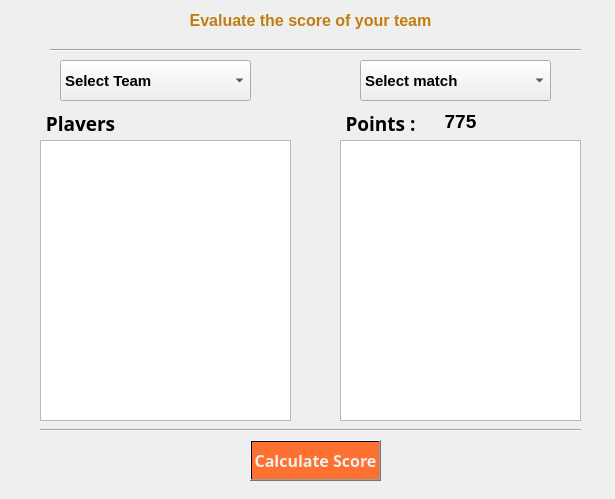
<?xml version="1.0" encoding="UTF-8"?>
<ui version="4.0">
 <class>Evaluate</class>
 <widget class="QWidget" name="Evaluate">
  <property name="geometry">
   <rect>
    <x>0</x>
    <y>0</y>
    <width>615</width>
    <height>499</height>
   </rect>
  </property>
  <property name="windowTitle">
   <string>Form</string>
  </property>
  <widget class="QLabel" name="label">
   <property name="geometry">
    <rect>
     <x>100</x>
     <y>0</y>
     <width>421</width>
     <height>41</height>
    </rect>
   </property>
   <property name="font">
    <font>
     <family>Ubuntu</family>
     <pointsize>25</pointsize>
    </font>
   </property>
   <property name="text">
    <string>&lt;html&gt;&lt;head/&gt;&lt;body&gt;&lt;p align=&quot;center&quot;&gt;&lt;span style=&quot; font-size:12pt; font-weight:600; color:#c17d11;&quot;&gt;Evaluate the score of your team&lt;/span&gt;&lt;/p&gt;&lt;/body&gt;&lt;/html&gt;</string>
   </property>
  </widget>
  <widget class="QComboBox" name="cb_1">
   <property name="geometry">
    <rect>
     <x>60</x>
     <y>60</y>
     <width>191</width>
     <height>41</height>
    </rect>
   </property>
   <property name="font">
    <font>
     <family>Ubuntu</family>
     <pointsize>11</pointsize>
     <weight>75</weight>
     <bold>true</bold>
    </font>
   </property>
   <item>
    <property name="text">
     <string>Select Team</string>
    </property>
   </item>
   <item>
    <property name="text">
     <string>Pegasis</string>
    </property>
   </item>
   <item>
    <property name="text">
     <string>Tigers</string>
    </property>
   </item>
   <item>
    <property name="text">
     <string>Rnagers</string>
    </property>
   </item>
   <item>
    <property name="text">
     <string/>
    </property>
   </item>
  </widget>
  <widget class="QComboBox" name="cb_2">
   <property name="geometry">
    <rect>
     <x>360</x>
     <y>60</y>
     <width>191</width>
     <height>41</height>
    </rect>
   </property>
   <property name="font">
    <font>
     <family>Ubuntu</family>
     <pointsize>11</pointsize>
     <weight>75</weight>
     <bold>true</bold>
    </font>
   </property>
   <item>
    <property name="text">
     <string>Select match</string>
    </property>
   </item>
   <item>
    <property name="text">
     <string>Match-1</string>
    </property>
   </item>
   <item>
    <property name="text">
     <string>Match-2</string>
    </property>
   </item>
   <item>
    <property name="text">
     <string>Match-3</string>
    </property>
   </item>
   <item>
    <property name="text">
     <string>Match-4</string>
    </property>
   </item>
   <item>
    <property name="text">
     <string/>
    </property>
   </item>
  </widget>
  <widget class="Line" name="line">
   <property name="geometry">
    <rect>
     <x>50</x>
     <y>40</y>
     <width>531</width>
     <height>20</height>
    </rect>
   </property>
   <property name="font">
    <font>
     <family>Raleway</family>
     <pointsize>15</pointsize>
     <weight>75</weight>
     <bold>true</bold>
    </font>
   </property>
   <property name="orientation">
    <enum>Qt::Horizontal</enum>
   </property>
  </widget>
  <widget class="QListWidget" name="list_1">
   <property name="geometry">
    <rect>
     <x>40</x>
     <y>140</y>
     <width>251</width>
     <height>281</height>
    </rect>
   </property>
   <property name="font">
    <font>
     <family>URW Gothic L</family>
     <pointsize>13</pointsize>
     <weight>75</weight>
     <bold>true</bold>
    </font>
   </property>
  </widget>
  <widget class="QListWidget" name="list_2">
   <property name="geometry">
    <rect>
     <x>340</x>
     <y>140</y>
     <width>241</width>
     <height>281</height>
    </rect>
   </property>
   <property name="font">
    <font>
     <family>URW Gothic L</family>
     <pointsize>13</pointsize>
     <weight>75</weight>
     <bold>true</bold>
    </font>
   </property>
  </widget>
  <widget class="QPushButton" name="pb">
   <property name="geometry">
    <rect>
     <x>250</x>
     <y>440</y>
     <width>131</width>
     <height>41</height>
    </rect>
   </property>
   <property name="font">
    <font>
     <family>Raleway</family>
     <pointsize>12</pointsize>
     <weight>75</weight>
     <bold>true</bold>
    </font>
   </property>
   <property name="styleSheet">
    <string notr="true">background-color: qlineargradient(spread:reflect, x1:0.311316, y1:0.375, x2:0.658, y2:0.693, stop:0.603448 rgba(255, 92, 18, 221));
color: rgb(238, 238, 236);</string>
   </property>
   <property name="text">
    <string>Calculate Score</string>
   </property>
  </widget>
  <widget class="Line" name="line_2">
   <property name="geometry">
    <rect>
     <x>40</x>
     <y>420</y>
     <width>541</width>
     <height>20</height>
    </rect>
   </property>
   <property name="font">
    <font>
     <family>Raleway</family>
     <pointsize>15</pointsize>
     <weight>75</weight>
     <bold>true</bold>
    </font>
   </property>
   <property name="styleSheet">
    <string notr="true">color: qlineargradient(spread:reflect, x1:0.311316, y1:0.375, x2:0.658, y2:0.693, stop:0.603448 rgba(0, 0, 0, 221));</string>
   </property>
   <property name="orientation">
    <enum>Qt::Horizontal</enum>
   </property>
  </widget>
  <widget class="QLabel" name="label_2">
   <property name="geometry">
    <rect>
     <x>40</x>
     <y>110</y>
     <width>81</width>
     <height>21</height>
    </rect>
   </property>
   <property name="font">
    <font>
     <family>Raleway</family>
     <pointsize>14</pointsize>
     <weight>75</weight>
     <bold>true</bold>
    </font>
   </property>
   <property name="text">
    <string>&lt;html&gt;&lt;head/&gt;&lt;body&gt;&lt;p align=&quot;center&quot;&gt;Players&lt;/p&gt;&lt;/body&gt;&lt;/html&gt;</string>
   </property>
  </widget>
  <widget class="QLabel" name="label_3">
   <property name="geometry">
    <rect>
     <x>340</x>
     <y>110</y>
     <width>81</width>
     <height>21</height>
    </rect>
   </property>
   <property name="font">
    <font>
     <family>Raleway</family>
     <pointsize>14</pointsize>
     <weight>75</weight>
     <bold>true</bold>
    </font>
   </property>
   <property name="text">
    <string>&lt;html&gt;&lt;head/&gt;&lt;body&gt;&lt;p align=&quot;center&quot;&gt;Points   :&lt;/p&gt;&lt;/body&gt;&lt;/html&gt;</string>
   </property>
  </widget>
  <widget class="QLabel" name="label_4">
   <property name="geometry">
    <rect>
     <x>420</x>
     <y>110</y>
     <width>81</width>
     <height>21</height>
    </rect>
   </property>
   <property name="font">
    <font>
     <family>Ubuntu</family>
     <pointsize>14</pointsize>
     <weight>75</weight>
     <bold>true</bold>
    </font>
   </property>
   <property name="text">
    <string>&lt;html&gt;&lt;head/&gt;&lt;body&gt;&lt;p align=&quot;center&quot;&gt;775&lt;/p&gt;&lt;/body&gt;&lt;/html&gt;</string>
   </property>
  </widget>
 </widget>
 <resources/>
 <connections/>
</ui>
